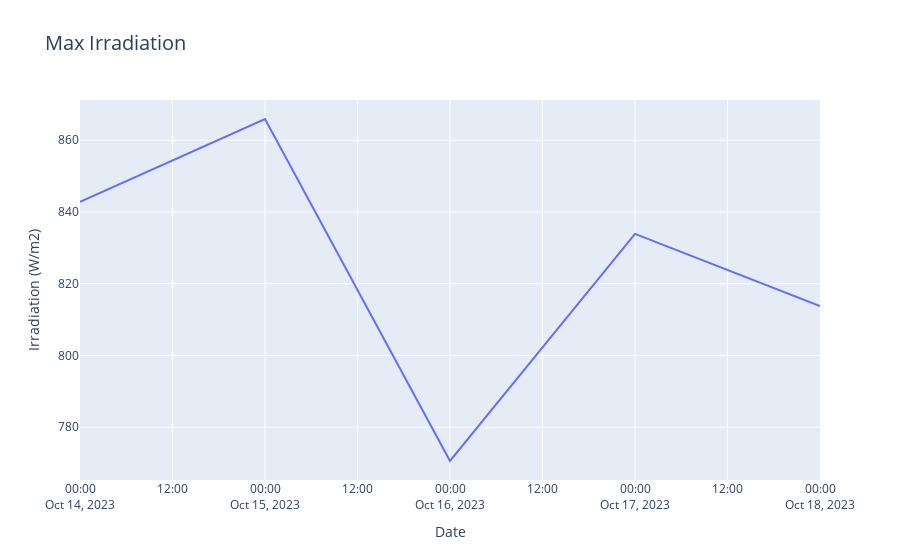

Notebook source saved alongside this figure:
### Code cell
plot = px.line(data_frame=df_irr,x='DATE',y="IRRADIATION",hover_name='IRRADIATION',title="Max Irradiation")
plot.update_layout(yaxis_title='Irradiation (W/m2)',xaxis_title='Date',title_font = dict(size=20))
plot.show()

### Figure 1 — Plotly figure (JSON) as saved in the notebook; plotly's stock layout.template omitted (floating-point values rounded to 4 significant figures)
{"data": [{"hovertemplate": "<b>%{hovertext}</b><br><br>DATE=%{x}<br>IRRADIATION=%{y}<extra></extra>", "hovertext": [842.8, 865.9, 770.6, 833.9, 813.8], "legendgroup": "", "line": {"color": "#636efa", "dash": "solid"}, "marker": {"symbol": "circle"}, "mode": "lines", "name": "", "orientation": "v", "showlegend": false, "type": "scatter", "x": ["2023-10-14", "2023-10-15", "2023-10-16", "2023-10-17", "2023-10-18"], "xaxis": "x", "y": [842.8, 865.9, 770.6, 833.9, 813.8], "yaxis": "y"}], "layout": {"legend": {"tracegroupgap": 0}, "title": {"font": {"size": 20}, "text": "Max Irradiation"}, "xaxis": {"anchor": "y", "domain": [0, 1], "title": {"text": "Date"}}, "yaxis": {"anchor": "x", "domain": [0, 1], "title": {"text": "Irradiation (W/m2)"}}}}
